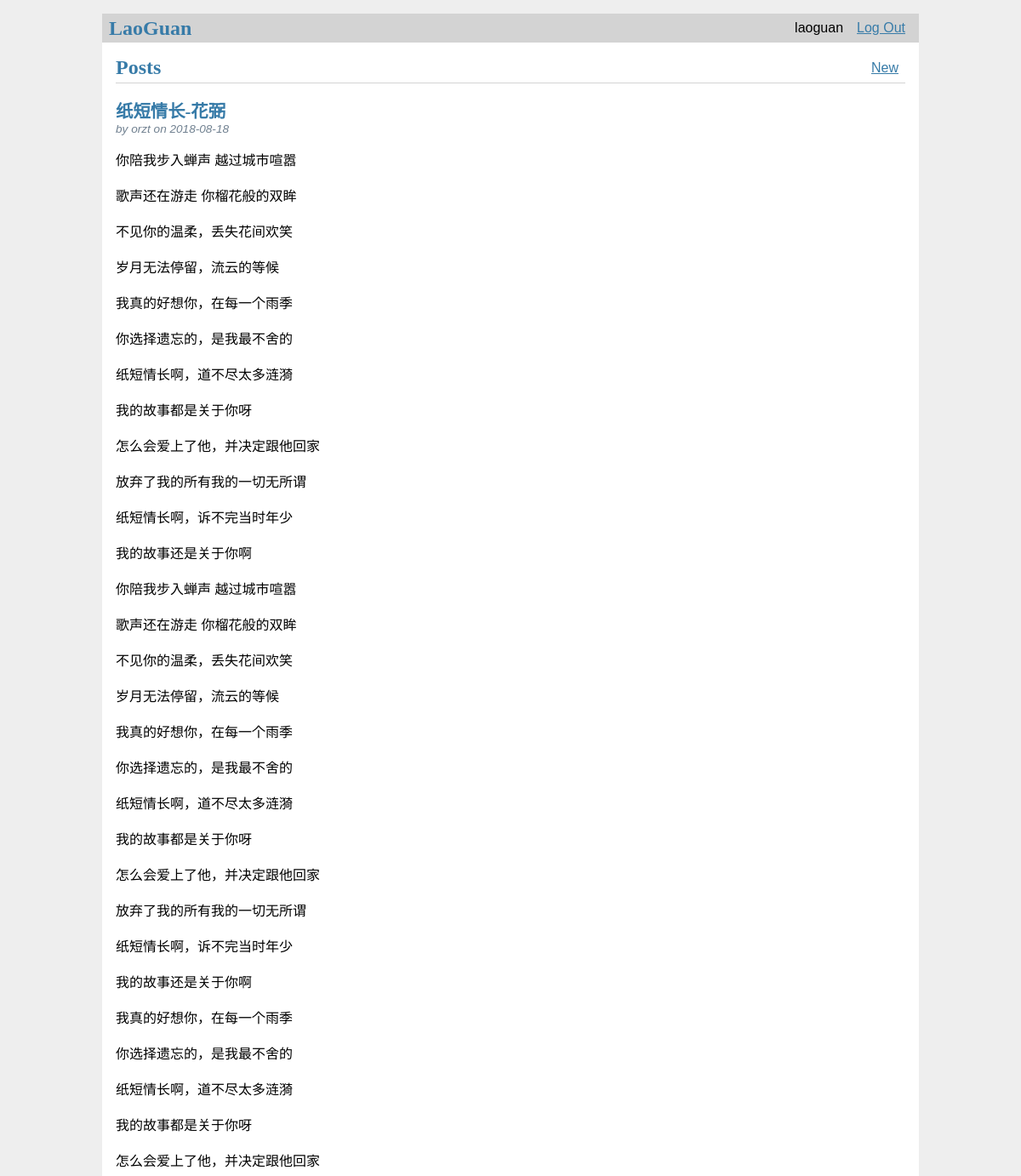
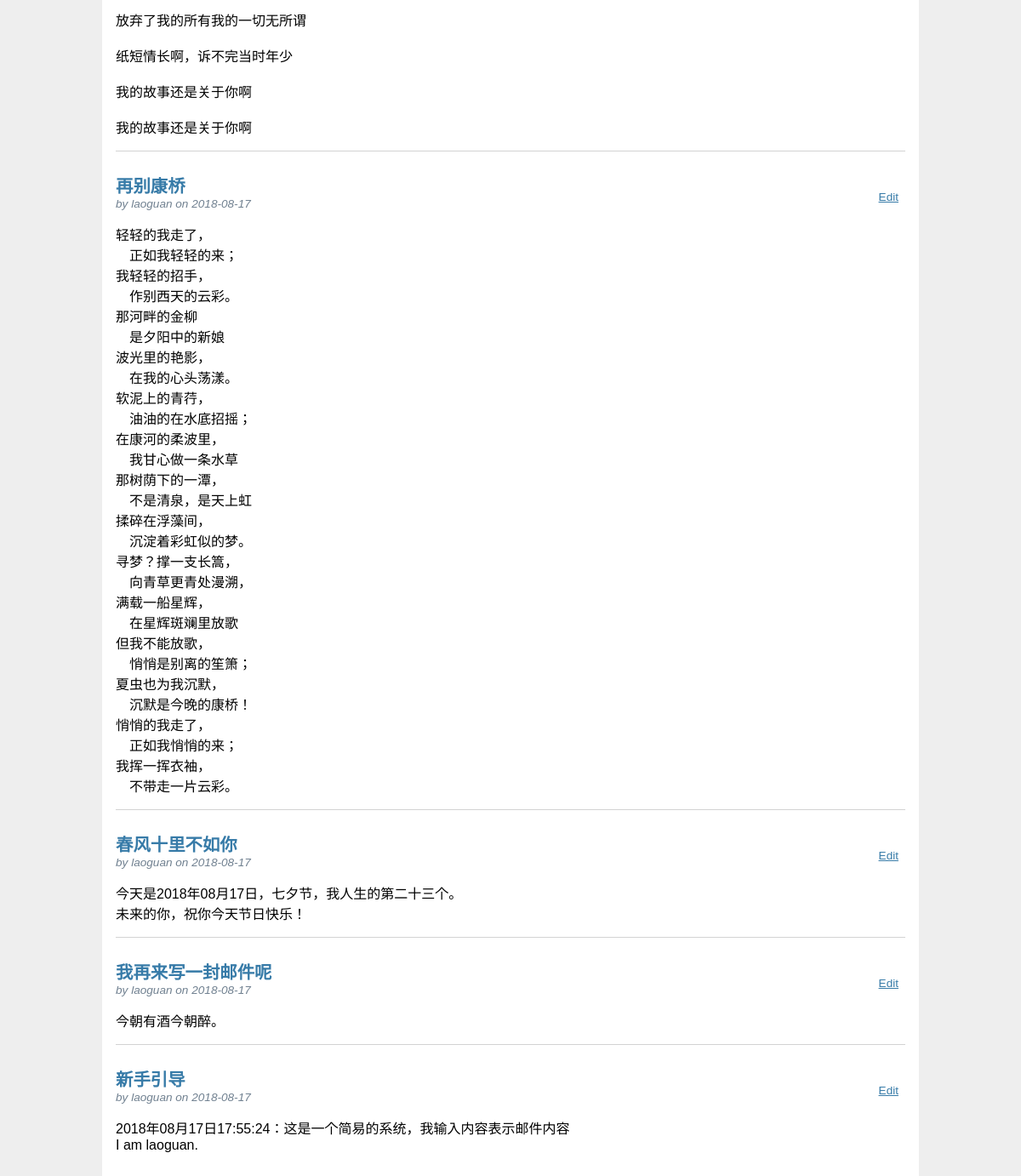
Screenshot of / (signed in) with the database file from the repository (2 pictures, top to bottom).
### tables this page shows
CREATE TABLE user (
    id INTEGER PRIMARY KEY AUTOINCREMENT,
    username TEXT UNIQUE NOT NULL,
    password TEXT NOT NULL
);

CREATE TABLE post (
    id INTEGER PRIMARY KEY AUTOINCREMENT,
    author_id INTEGER NOT NULL,
    created TIMESTAMP NOT NULL DEFAULT CURRENT_TIMESTAMP,
    title TEXT NOT NULL,
    body TEXT NOT NULL,
    FOREIGN KEY (author_id) REFERENCES user (id)
);

### laoguan/blog.py (the view)
@bp.route("/")
def index():
    db = get_db()
    posts = db.execute(
        "SELECT p.id, title, body, created, author_id, username"
        " FROM post p JOIN user u ON p.author_id = u.id"
        " ORDER BY created DESC"
    ).fetchall()
    return render_template("blog/index.html", posts=posts)

### laoguan/auth.py (called while the page is built)
@bp.before_app_request
def load_logged_in_user():
    user_id = session.get("user_id")
    if user_id is None:
        g.user = None
    else:
        g.user = get_db().execute(
            "SELECT * FROM user WHERE id = ?", (user_id,)
        ).fetchone()

### laoguan/db.py (called while the page is built)
def get_db():
    if "db" not in g:
        g.db = sqlite3.connect(
            current_app.config["DATABASE"],
            detect_types=sqlite3.PARSE_DECLTYPES,
        )
        g.db.row_factory = sqlite3.Row
    return g.db

### laoguan/templates/blog/index.html
{% extends "base.html" %}
{% block header %}
<h1>{% block title %}Posts{% endblock %}</h1>
{% if g.user %}
<a class="action" href="{{url_for("blog.create")}}">New</a>
{% endif %}
{% endblock %}
{% block content %}
{% for post in posts %}
<article class="post">
    <header>
        <div>
            <h1>{{post["title"]}}</h1>
            <div class="about">by {{post["username"]}} on {{post["created"].strftime('%Y-%m-%d')}}</div>
        </div>
        {% if g.user["id"] == post["author_id"] %}
        <a class="action" href="{{url_for("blog.update", id=post["id"])}}">Edit</a>
        {% endif %}
    </header>
    <p class="body">{{post["body"]}}</p>
</article>
{% if not loop.last %}
<hr>
{% endif %}
{% endfor %}
{% endblock %}

### laoguan/templates/base.html (shortened to what this page needs)
<!doctype html>
<link rel="stylesheet" href="{{url_for("static", filename="style.css")}}">
<nav>
    <h1>LaoGuan</h1>
    <ul>
        {% if g.user %}
            <li><span>{{g.user["username"]}}</span></li>
            <li><a href="{{url_for("auth.logout")}}">Log Out</a></li>
        {% else %}
            <li><a href="{{url_for("auth.register")}}">Register</a></li>
            <li><a href="{{url_for("auth.login")}}">Log In</a></li>
        {% endif %}
    </ul>
</nav>
<section class="content">
    <header>
        {% block header %}{% endblock %}
    </header>
    {% block content %}{% endblock %}
</section>

### laoguan/static/style.css (style rules this page uses)
h1 { font-family: serif; color: #377ba8; margin: 1rem 0; }
a { color: #377ba8; }
hr { border: none; border-top: 1px solid lightgray; }
nav { background: lightgray; display: flex; align-items: center; padding: 0 0.5rem; }
nav h1 { flex: auto; margin: 0; }
nav ul { display: flex; list-style: none; margin: 0; padding: 0; }
nav ul li a, nav ul li span, header .action { display: block; padding: 0.5rem; }
.content { padding: 0 1rem 1rem; }
.content > header { border-bottom: 1px solid lightgray; display: flex; align-items: flex-end; }
.content > header h1 { flex: auto; margin: 1rem 0 0.25rem 0; }
.post > header { display: flex; align-items: flex-end; font-size: 0.85em; }
.post > header > div:first-of-type { flex: auto; }
.post > header h1 { font-size: 1.5em; margin-bottom: 0; }
.post .about { color: slategray; font-style: italic; }
.post .body { white-space: pre-line; }
.content:last-child { margin-bottom: 0; }

### rows the page displays
user: user.username "laoguan"
post: title "纸短情长-花弼", username "orzt", created "2018-08-18", body "你陪我步入蝉声 越过城市喧嚣 歌声还在游走 你榴花般的双眸 不见你的温柔，丢失花间欢笑 岁月无法停留，流云的等候 我真的好想你，在每一个雨季 你选择遗忘的，是我最不舍的 纸短情长啊，道不尽太多涟漪 我的故事都是关于你呀 怎么会爱上了他，并决定跟他回家 放弃了我的所有我的一切无所谓 纸短情长啊，诉不完当时年少 我的故事还是关于你啊 你陪我步入蝉声 越过城市喧嚣 歌声还在游走 你榴花般的双眸 不见你的温柔，丢失花间欢笑 岁月无法停留，流云的等候 我真的好想你，在每一个雨季 你选择遗忘的，是我最不舍的 纸短情长啊，道不尽太多涟漪 我的故事都是关于你呀 怎么会爱上了他，并决定跟他回家 放弃了我的所有我的一切无所谓 纸短情长啊，诉不完当时年少 我的故事还是关于你啊 我真的好想你，在每一个雨季 你选择遗忘的，是我最不舍的 纸短情长啊，道不尽太多涟漪 我的故事都是关于你呀 怎么会爱上了他，并决定跟他回家 放弃了我的所有我的一切无所谓 纸短情长啊，诉不完当时年少 我的故事还是关于你啊 我的故事还是关于你啊"
post: title "再别康桥", username "laoguan", created "2018-08-17", body "轻轻的我走了， 正如我轻轻的来； 我轻轻的招手， 作别西天的云彩。 那河畔的金柳 是夕阳中的新娘 波光里的艳影， 在我的心头荡漾。 软泥上的青荇， 油油的在水底招摇； 在康河的柔波里， 我甘心做一条水草 那树荫下的一潭， 不是清泉，是天上虹 揉碎在浮藻间， 沉淀着彩虹似的梦。 寻梦？撑一支长篙， 向青草更青处漫溯， 满载一船星辉， 在星辉斑斓里放歌 但我不能放歌， 悄悄是别离的笙箫； 夏虫也为我沉默， 沉默是今晚的康桥！ 悄悄的我走了， 正如我悄悄的来； 我挥一挥衣袖， 不带走一片云彩。"
post: title "春风十里不如你", username "laoguan", created "2018-08-17", body "今天是2018年08月17日，七夕节，我人生的第二十三个。 未来的你，祝你今天节日快乐！"
post: title "我再来写一封邮件呢", username "laoguan", created "2018-08-17", body "今朝有酒今朝醉。"
post: title "新手引导", username "laoguan", created "2018-08-17", body "2018年08月17日17:55:24：这是一个简易的系统，我输入内容表示邮件内容 I am laoguan."
